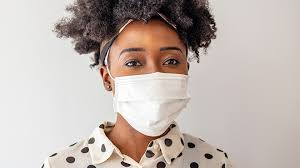
#> input picture Dataset/Mask/1.jfif, 300 x 168 px, found by its file name; its folder holds only this picture in this run
$ jupyter execute --allow-errors 'Covid mask detection.ipynb'
#> lines starting #> are read from the running program, lines starting #| are printed output that depends on the picture
[cell 1]
import os
import cv2
import numpy as np
import pickle
import matplotlib.pyplot as plt

[cell 2]
directory = r"C:\Users\kamal\BeginnerImageClassification\Dataset"
categories = ['Mask', 'No Mask']
dataset = []
for category in categories:
    path = os.path.join(directory,category)
    label = categories.index(category)
    for img in os.listdir(path):
        imgpath = os.path.join(path,img)
        data_img = cv2.imread(imgpath,0)
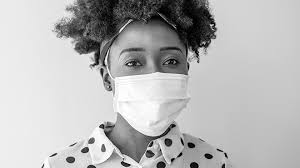
#> data_img: shape (168, 300); min 0, max 255, mean 183.5
        try:
            data_img = cv2.resize(data_img,(50,50))
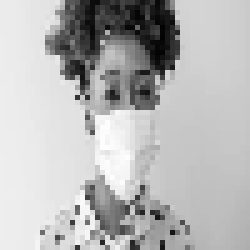
#> data_img: shape (50, 50) (shown 5 times larger); min 3, max 254, mean 183.4
            image = np.array(data_img).flatten()
#> image = 2500 values, max 254 at index 1471, min 3 at index 282, mean 183.4
            dataset.append([image,label])
        except Exception as e:
            pass
#> pass 2 of the loop `for category in categories:`:
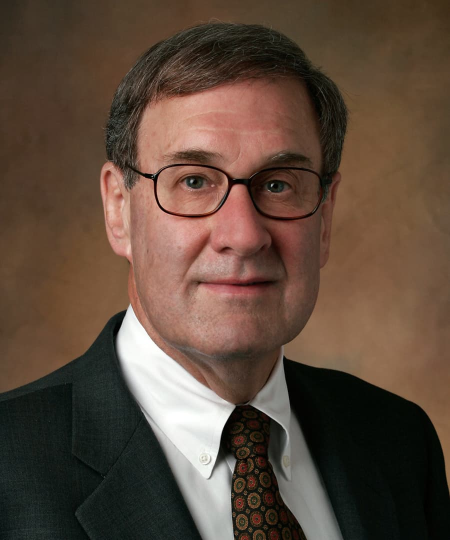
#> input picture Dataset/No Mask/10.jpg, 900 x 1080 px, found by its file name (shown at 1/2 size)
#> `data_img = cv2.imread(imgpath,0)`:
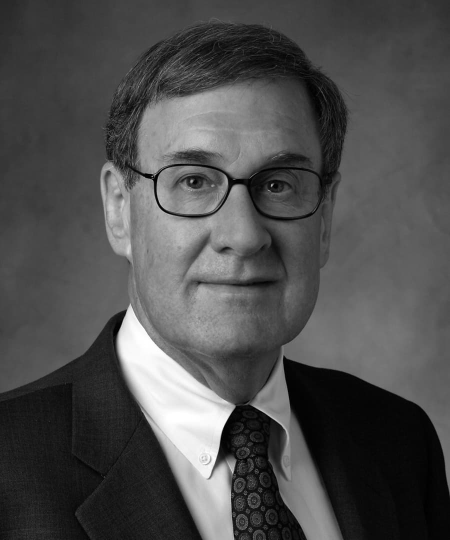
#> data_img: shape (1080, 900) (shown at 1/2 size); min 0, max 255, mean 77.9
#> `data_img = cv2.resize(data_img,(50,50))`:
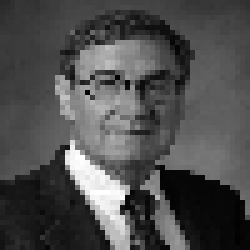
#> data_img: shape (50, 50) (shown 5 times larger); min 1, max 255, mean 78
#> image = 2500 values, max 255 at index 1919, min 1 at index 2397, mean 78.03

[cell 3]
print(len(dataset))
#| 2

[cell 4]
#Randomising the dataset above
import random
random.shuffle(dataset)
features = []
labels = []
for feature,label in dataset:
    features.append(feature)
    labels.append(label)
#> this loop made 2 passes
#> label on passes 1 to 2: 0, 1
#> after the loop, features = 2 items; labels = [0, 1]

[cell 5]
#Spilt into training and testing
from sklearn.model_selection import train_test_split
from sklearn.svm import SVC

X_train,X_test,Y_train,Y_test = train_test_split(features,labels,test_size = 0.20)
#> X_train = 1 item; X_test = 1 item; Y_train = [0]; Y_test = [1]
model = SVC(C=1,kernel='poly',gamma='auto')
#> (the rest of this cell did not finish here and is left out)

#> (a cell that did not finish here is left out)

[cell 7]
#Preparing and test classifier using Naive Bayes

from sklearn.naive_bayes import GaussianNB
model2 = GaussianNB()
model2.fit(X_train,Y_train)
predictions2 = model2.predict(X_test)
#> predictions2 = [0]
#Calculate the accuracy score
accuracy = (model2.score(X_test,Y_test) * 100)
#> accuracy = 0
print("Accuracy : ", accuracy, "%")
#| Accuracy :  0.0 %

#Printing the results to check the value
#> (the rest of this cell did not finish here and is left out)
